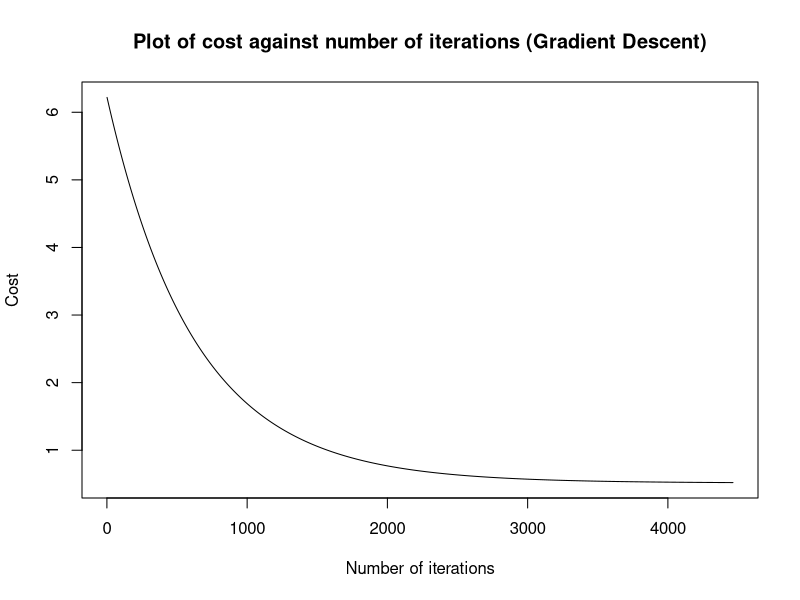

Write R code to recreate this figure.
# 1. Gradient Descent Algorithm

dat = read.csv("Data/MLR.csv", header = F)
true_beta = as.matrix(read.csv("True_Beta.csv", header = F),nrow = 30,ncol =1)

X = as.matrix(dat[,1:30])
Y = as.matrix(dat[,31])

#Part B: Step-size:
H_hat = t(X) %*% X 
eig_vals = eigen(H_hat) 
alpha = 1/sort(eig_vals$values, decreasing = T)[1]

#Gradient descent Algorithm
beta = matrix(0,nrow=30,ncol=1)
flag =1
j = 0

cost_old = 1/(2*nrow(X))*norm(((X%*%beta)-Y),"2")^2
cost_vals = c(cost_old)
while(flag){
  delta = t(X)%*%((X%*%beta)-Y)
  beta_new = beta - alpha/nrow(X)*delta
  cost = 1/(2*nrow(X))*norm(((X%*%beta_new)-Y),"2")^2
  beta = beta_new
  if(abs(cost-cost_old)<0.00001){
    flag = 0
  }
  cost_old = cost
  cost_vals = c(cost_vals,cost_old)
}

norm((beta-true_beta),"2")^2/30

plot(cost_vals, type = "l", 
     main = "Plot of cost against number of iterations (Gradient Descent)", 
     xlab = "Number of iterations", ylab = "Cost", col = "black")